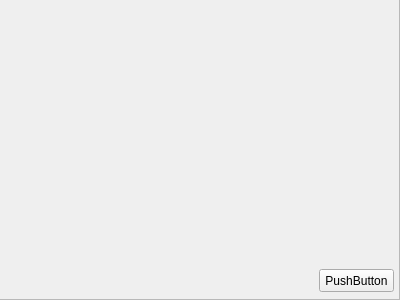
<?xml version="1.0" encoding="UTF-8"?>
<ui version="4.0">
 <class>ha</class>
 <widget class="QStackedWidget" name="ha">
  <property name="geometry">
   <rect>
    <x>0</x>
    <y>0</y>
    <width>400</width>
    <height>300</height>
   </rect>
  </property>
  <property name="windowTitle">
   <string>StackedWidget</string>
  </property>
  <property name="currentIndex">
   <number>0</number>
  </property>
  <widget class="QWidget" name="page_2">
   <widget class="QFrame" name="frame">
    <property name="geometry">
     <rect>
      <x>-1</x>
      <y>-1</y>
      <width>401</width>
      <height>301</height>
     </rect>
    </property>
    <property name="styleSheet">
     <string notr="true">border-image: url(:/image/6a63f6246b600c335c0881651e4c510fd9f9a12e.jpg);</string>
    </property>
    <property name="frameShape">
     <enum>QFrame::StyledPanel</enum>
    </property>
    <property name="frameShadow">
     <enum>QFrame::Raised</enum>
    </property>
    <widget class="QPushButton" name="pushButton_2">
     <property name="geometry">
      <rect>
       <x>320</x>
       <y>270</y>
       <width>75</width>
       <height>23</height>
      </rect>
     </property>
     <property name="styleSheet">
      <string notr="true">border-image: url(:/image/white.png);</string>
     </property>
     <property name="text">
      <string>PushButton</string>
     </property>
    </widget>
   </widget>
  </widget>
  <widget class="QWidget" name="page">
   <widget class="QFrame" name="frame_2">
    <property name="geometry">
     <rect>
      <x>-1</x>
      <y>-1</y>
      <width>401</width>
      <height>301</height>
     </rect>
    </property>
    <property name="styleSheet">
     <string notr="true">border-image: url(:/image/无标题2.png);</string>
    </property>
    <property name="frameShape">
     <enum>QFrame::StyledPanel</enum>
    </property>
    <property name="frameShadow">
     <enum>QFrame::Raised</enum>
    </property>
    <widget class="QPushButton" name="pushButton">
     <property name="geometry">
      <rect>
       <x>320</x>
       <y>270</y>
       <width>75</width>
       <height>23</height>
      </rect>
     </property>
     <property name="styleSheet">
      <string notr="true">border-image: url(:/image/white.png);</string>
     </property>
     <property name="text">
      <string>PushButton</string>
     </property>
    </widget>
   </widget>
  </widget>
 </widget>
 <resources/>
 <connections/>
</ui>
